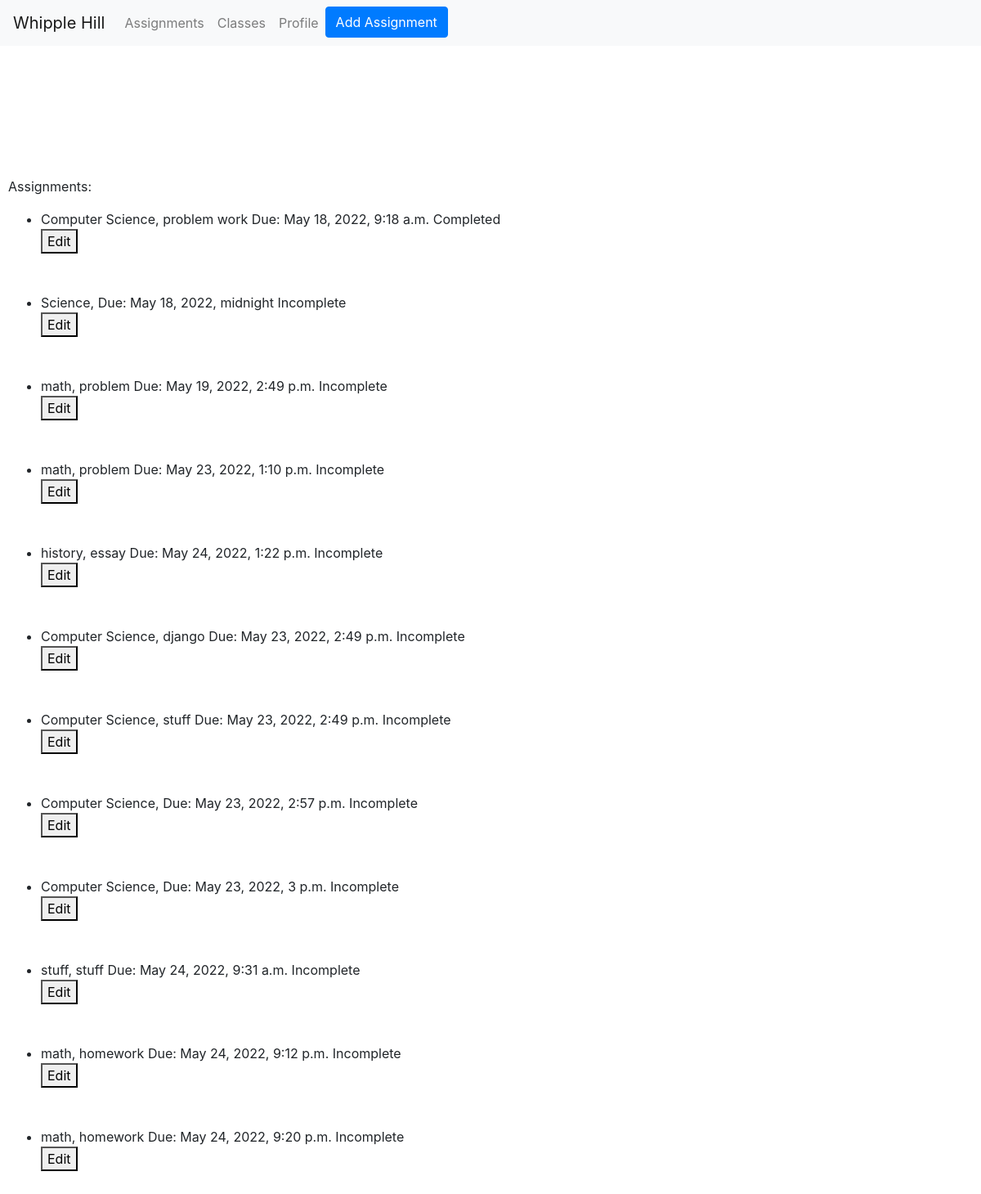
/assignments/sophia (signed in), run on an earlier commit of the app's database.
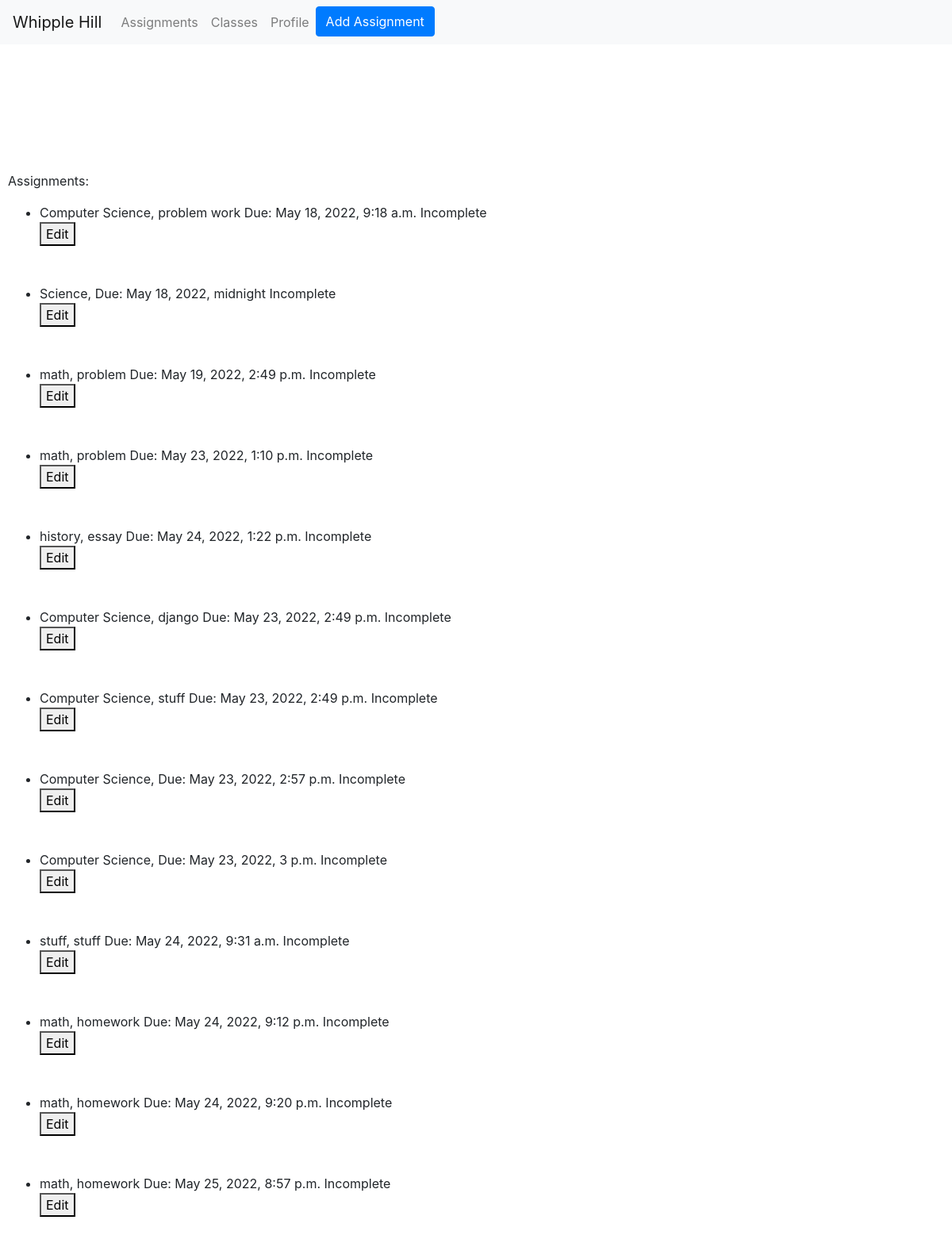
And on a later commit of the database.
### assignments/models.py (models this page shows)
class Assignment(models.Model):
    userAssignments = models.ForeignKey(User, on_delete=models.CASCADE)
    name = models.TextField(default="", blank=True)
    description = models.TextField(default="",blank=True)
    dueDate = models.DateTimeField('date due')
    complete = models.BooleanField(default=False)

### assignments/views.py (the view, shortened to what this page needs)
# urls.py: path('assignments/<username>',views.AssignmentView.as_view(),name='assignments'),
class AssignmentView(View):
    def get(self, request, username):
        user = User.objects.get(username = username)
        allAssignments = Assignment.objects.filter(userAssignments=user)
        context = {'allAssignments': allAssignments,
        'user': user,
        'authenticated': request.user
        }
        return render(request, 'assignments/assignment.html', context)

### assignments/templates/assignments/assignment.html (shortened to what this page needs)
<!DOCTYPE html>
<html lang = "en">
<head>
  <link rel="stylesheet" href="https://maxcdn.bootstrapcdn.com/bootstrap/4.5.2/css/bootstrap.min.css">
  <link rel="stylesheet" href = "style.css">
</head>
  <nav class="navbar navbar-expand-sm bg-light navbar-light fixed-top">
    <a class="navbar-brand" href="{% url 'index' %}">
      Whipple Hill
    </a>
    <div class="collapse navbar-collapse" id="collapsibleNavbar">
      <ul class="navbar-nav">
      {% if user.is_authenticated %}
        <li class="nav-item">
          <a class="nav-link" href="{% url 'assignments' user.username %}">
            Assignments
          </a>
        </li>
        <li class="nav-item">
            <a class="nav-link" href="{% url 'classes' user.username %}">
              Classes
            </a>
        </li>
        <li class="nav-item">
            <a class="nav-link" href= "{% url 'profile' user.username %}">
              Profile
            </a>
        </li>
        <li class="nav-item">
          <form method = 'POST' action='{% url "make" user.username %}'>
            <button type="submit" class = "btn btn-primary"> Add Assignment </button>
          </form>
        </li>
      {% endif %}
      </ul>
    </div>
  </nav>
  <br></br>
  <br></br>
  <body>
    {% if authenticated == user %}
      <p> Assignments: </p>
      <ul>
        {% for assignment in allAssignments %}
          <li>
            {% if assignment.complete %}
              {{assignment.name}}, {{assignment.description}} Due: {{assignment.dueDate}} Completed
            {% else %}
              {{assignment.name}}, {{assignment.description}} Due: {{assignment.dueDate}} Incomplete
            {% endif %}
          </li>
          <form method = 'POST' action='{% url "editassignment" user.username %}'>
            <button type="submit" > Edit </button class = "btn btn-primary">
          </form>
          <br></br>
        {% endfor %}
        <br></br>
      </ul>
    {% else %}
      <p> You do not have permission to view this user's assignments. </p>
      <form method='POST' action='{% url "index" %}'>
        {% csrf_token %}
        <button type = "submit"  class = "btn btn-primary"> Return Home </button>
      </form>
    {% endif %}
  </body>
</html>

What changed in the data, as far as the page shows it:
changed Assignment "problem work": complete "Completed" → "Incomplete"
added Assignment: name "math", description "homework", dueDate "May 25, 2022, 8:57 p.m."
